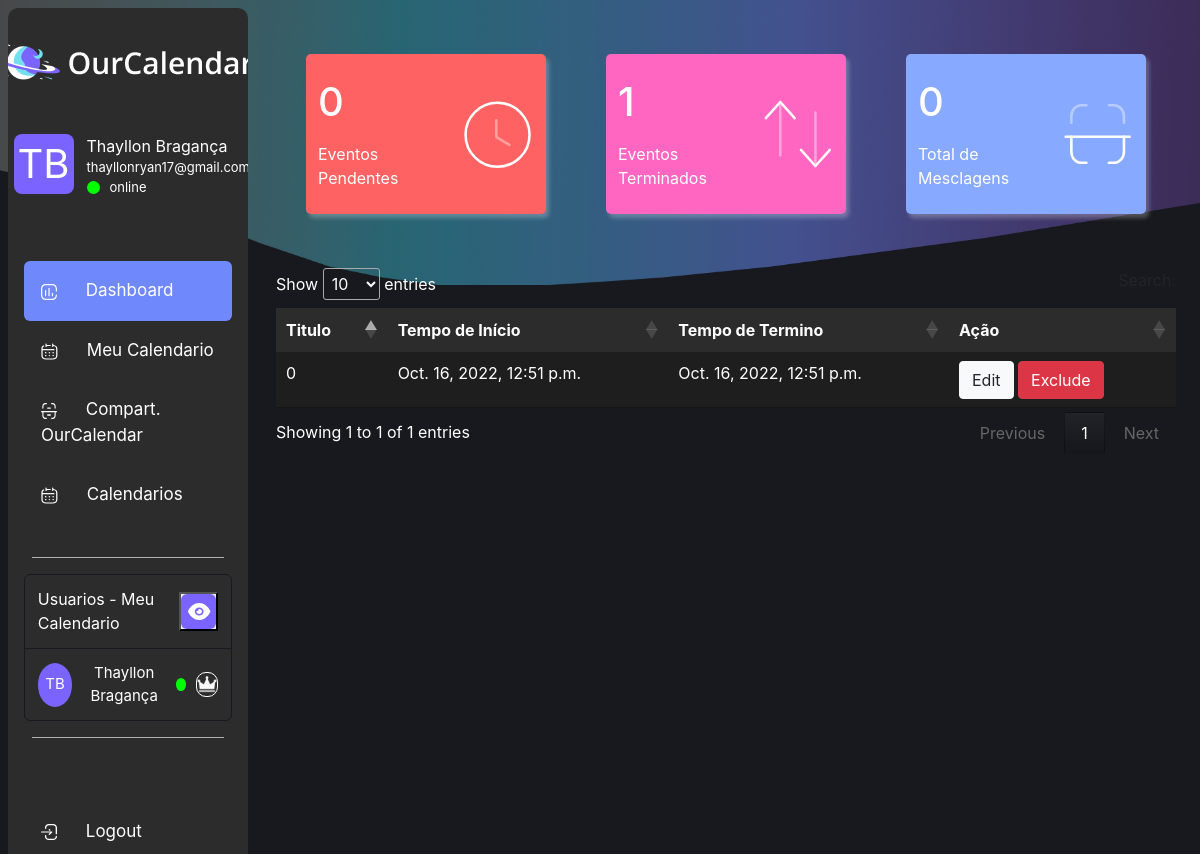
Before: /dashboard/ (signed in) with the older database file.
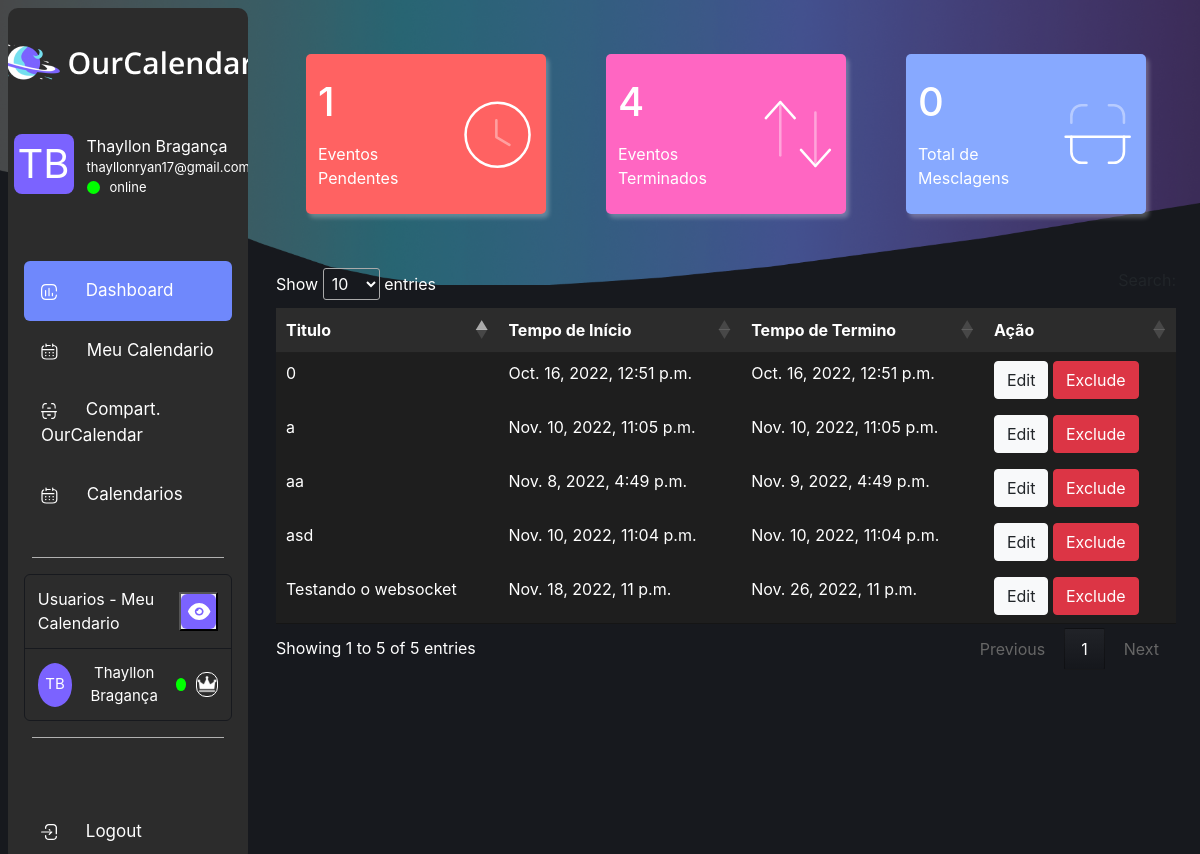
After: the same page with the newer database file.
### users/models.py (models this page shows)
class CustomUser(AbstractBaseUser, PermissionsMixin):
    first_name = models.CharField(blank=False, max_length=255)
    last_name = models.CharField(blank=False, max_length=255)
    email = models.EmailField(_('Email address'), unique=True)
    is_staff = models.BooleanField(default=False)
    is_active = models.BooleanField(default=True)
    date_joined = models.DateTimeField(default=timezone.now)
    USERNAME_FIELD = 'email'
    REQUIRED_FIELD = []
    objects = CustomUserManager()
    def __str__(self):
        return self.email

### ourcalendar/models.py (models this page shows, shortened)
class Events(models.Model):
    name = models.CharField(max_length=255)
    description = models.TextField()
    date_start = models.DateTimeField()
    date_end = models.DateTimeField()
    visible = models.BooleanField(default=True)
    calendar = models.ForeignKey(OurCalendar, on_delete=models.CASCADE)
    origim = models.ForeignKey(OurCalendar,  on_delete=models.CASCADE, related_name="+")
    unic_code = models.CharField(max_length=255, blank=True)
    access = models.CharField(max_length=255, choices=ACCESS, blank=False, null=False)

### ourcalendar/views/viewDashboard.py (the view, shortened to what this page needs)
# urls.py: path("dashboard/", views.TemplateDashboard.as_view(), name='dashboard'),
class TemplateDashboard(LoginRequiredMixin, View):
    template_name = 'template/dashboard.html'
    login_url = '/account/'
    def get(self, request, *args, **kwargs):
        calendar = OurCalendar.objects.get(user=request.user)
        qnt_events = len(Events.objects.filter(calendar=calendar, date_end__gte=datetime.datetime.now()))
        qnt_end = len(Events.objects.filter(calendar=calendar, date_end__lte=datetime.datetime.now()))
        events = Events.objects.filter(calendar=calendar)
        user_ = CustomUser.objects.get(email=request.user)
        picture_profile = user_.first_name[0]
        users = CalendarFollow.objects.all().prefetch_related("follower").filter(calendar = calendar).order_by('id')[:2]
        user_main = CustomUser.objects.get(email = calendar.user.email)
        users_list = []
        users_list.append({
                    "first_name": user_main.first_name,
                    "last_name": user_main.last_name,
                    "main": True,
                    })
        context = {
                    'user_info':user_,
                    "pictureProfile":picture_profile,
                    'merged':calendar.qnt_merge,
                    'active':qnt_events,
                    'ending':qnt_end,
                    'events': events,
                    "belongs":"Meu Calendario",
                    "users":users_list
                    }
        return render(request, self.template_name, context)

### templates/template/dashboard.html (shortened to what this page needs)
{% extends "base.html" %}
{% load static %}
{% load crispy_forms_tags %}
{% block pagestatic %}
    <link href='{% static "css/dashboard.css" %}' rel='stylesheet' />
{%  endblock %}
{% block content %}
    <div class="content-dashboard">
        <div class="display-info">
            <div class="card-item in-time">
                <div class="item-text">
                    <p><h1>{{active}}</h1></p>
                    <p>Eventos Pendentes</p>
                </div>
                <div class="item-icon">
                </div>
            </div>
            <div class="card-item out-time">
                <div class="item-text">
                    <p><h1>{{ending}}</h1></p>
                    <p>Eventos Terminados</p>
                </div>
                <div class="item-icon">
                </div>
            </div>
            <div class="card-item merged">
                <div class="item-text">
                    <p><h1>{{merged}}</h1></p>
                    <p>Total de Mesclagens</p>
                </div>
                <div class="item-icon">
                </div>
            </div>
        </div>
        <table id = "table" class = "table table-bordered">
            <thead class="head ">
                <tr>
                    <th>Titulo</th>
                    <th>Tempo de Início</th>
                    <th>Tempo de Termino</th>
                    <th>Ação</th>
                </tr>
            </thead>
            <tbody>
                {% for event in events %}
                <tr>
                    <td>{{event.name}}</td>
                    <td>{{event.date_start}}</td>
                    <td>{{event.date_end}}</td>
                    <td>
                        <button type="button" data-attr="edit" id="{{event.id}}" class="btn btn-light">Edit</button>
                        <button type="button" data-attr="exclude" id="{{event.id}}" class="btn btn-danger">Exclude</button>
                    </td>
                </tr>
                {% endfor %}
            </tbody>
        </table>
    </div>
{% endblock %}

### templates/base.html (shortened to what this page needs)
{% load static %}
{% url 'cart:home' as cart_url %}
<!DOCTYPE html>
<html lang="pt-BR">
<head>
    <link rel="stylesheet" href="https://cdn.jsdelivr.net/npm/bootstrap@4.6.0/dist/css/bootstrap.min.css">
    <link rel="stylesheet" href="{% static 'css/template.css' %}">
    <link href='{% static "lib/main.css" %}' rel='stylesheet' />
    <link rel="stylesheet" href="{% static 'css/style.css' %}">
    <link rel = "stylesheet" type = "text/css" href = "https://cdn.datatables.net/1.11.5/css/jquery.dataTables.min.css"/>
    {% block pagestatic %}
    {% endblock %}
</head>
<body>
    <div class="container-fluid d-flex container-main" style="background-image:url({% static 'img/rectangle.png' %}); background-size:100%; background-repeat:no-repeat;">
        <nav class="navbar-vertical">
            <div class="calendar-icon">
                <img src="{% static 'img/Calendar.png' %}" alt="" srcset="">
            </div>
            <div class="menu-profile">
                <div class="picture-profile">
                    {{user_info.first_name|make_list|first}}{{user_info.last_name|make_list|first}}
                </div>
                <div class="info-profile">
                    <ul>
                        <li>{{user_info.first_name}} {{user_info.last_name}}</li></li>
                        <li class="email">{{ user_info.email }}</li>
                        <li><div class="status-profile"></div>online</li>
                    </ul>
                </div>
            </div>
            <div class="menu-itens">
                <ul>
                    <a href="{% url 'ourcalendar:dashboard' %}">
                        <li class="">
                            Dashboard
                        </li>
                    </a>
                    <a href="{% url 'ourcalendar:template' %}">
                        <li class="">
                            Meu Calendario
                        </li>
                    </a>
                    <a href="{% url 'ourcalendar:share' %}">
                        <li>
                                Compart. OurCalendar
                        </li>
                    </a>
                    <a href="{% url 'ourcalendar:calendars' %}">
                        <li>
                                Calendarios
                        </li>
                    </a>
                </ul>
            </div>
            <div class="hr-style">
                <hr>
            </div>
            <div class="user-views">
                <div class="footer-user">
                    Usuarios - {{belongs}}
                    <button id="">
                        <div class="show-user">
                        </div>
                    </button>
                </div>
                {%for user in users%}
                <div class="info-user">
                    <div class="user-icon">
                        {{user.first_name|make_list|first}}{{user.last_name|make_list|first}}
                    </div>
                    {{user.first_name}}  {{user.last_name}} <div class="status-profile"></div>
                        <div class="merge">
                    </div>
                </div>
                {%endfor%}
            </div>
            <div class="hr-style">
                <hr>
            </div>
            <div class="menu-itens">
                <ul>
                    <a href="account/logout">
                        <li>
                            Logout
                        </li>
                    </a>
                </ul>
            </div>
        </nav>
        <div class="container-fluid content">
            {% block content %}
            {% endblock %}
        </div>
    </div>
</body>
</html>

### static/css/template.css (style rules this page uses)
* { padding: 0; margin: 0; box-sizing: border-box; }
:root { --light: #d8dbe0; --dark: #7A63FF; --link: rgb(27, 129, 112); --link-hover: rgb(24, 94, 82); }
body { position: relative; width: 100vw; height: 100vh; background: linear-gradient(123.71deg, #17191E 101.07%, #74E0EF 101.08%, rgba(116, 224, 239, 0.5) 101.09%, #74E0EF 101.09%); overflow:auto; }
.container-fluid { padding: 0; }
.container-main { position: relative; width: 100vw; height: 100vh; }
.navbar-vertical { position: fixed; background:#2C2C2C; width: 20vw; height: 100%; margin: 0.5em; border-radius: 10px; overflow:auto; overflow-x: hidden; }
.calendar-icon { width:100%; display: flex; justify-content: center; margin-top: 13%; }
.menu-profile { width: 100%; display: flex; justify-content: center; margin-top:20%; }
.picture-profile { width: 60px; height: 60px; background-color: #7B63FF; font-size: 40px; display: flex; justify-content: center; color: #FFFFFF; text-align: center; align-items: center; border-radius: 8px; margin-right:13px; }
.info-profile { width:65%; color: #FFFFFF; }
.info-profile ul { list-style-type: none; }
.email { font-size:13px; }
.info-profile ul li:last-child { display: flex; font-size:13px; align-items: center; }
.status-profile { width:13px; height:13px; background-color: rgb(0, 255, 0); border-radius:100%; margin-right: 10px; }
.menu-itens { width:100%; margin-top:20%; }
.menu-itens ul { color: #FFFFFF; list-style-type: none; font-size: 17px; padding: 0; }
.menu-itens a { color: white; text-decoration: none; }
.menu-itens ul li { padding:1em; margin-left: 1rem; margin-right: 1rem; border-radius: 6px; }
.active { background:#6F88FC; }
.menu-itens ul li svg { margin-right: 1.5rem; }
.hr-style { width: 100%; display: flex; justify-content: center; }
.hr-style hr { width: 80%; background:#dddd; }
.user-views { color:#FFFFFF; margin-left: 1rem; margin-right: 1rem; border-radius: 6px; border: #17191E 1px solid; }
.footer-user { border-bottom: #17191E 1px solid; padding: 0.8rem; display: flex; justify-content: space-between; align-items: center; }
.show-user { width: 35px; height: 35px; background:#7B63FF; border-radius: 6px; display: flex; justify-content: center; align-items: center }
.info-user { margin-left: 1rem; margin-right: 1rem; border-radius: 6px; display: flex; justify-content: space-between; text-align: center; font-size: 15px; align-items: center; margin: 0.8rem; }
.user-icon { background:#7B63FF; width:44px; height: 44px; border-radius: 100%; display: flex; justify-content: center; text-align: center; align-items: center; font-size: 15px; }
.merge { border:#FFFFFF 1px solid; width: 15%; border-radius: 10px; }
.content { margin-left: 23%; margin-right: 2%; }

### static/css/dashboard.css (style rules this page uses)
.content-dashboard { width: 100%; height: 100%; margin-top: 6%; }
.display-info { width: 100%; height: 20%; display: flex; flex-direction: row; justify-content: space-around; margin-bottom: 6%; }
.card-item { width: calc(80%/3); height: 100%; display: flex; border-radius: 5px; justify-content: center; align-items: center; }
.card-item .item-text { color: white; width: 60%; padding-left: 5%; }
.card-item .item-icon { width: 40%; display: flex; justify-content: center; align-items: center; }
.card-item .item-icon svg { width: 70%; }
.in-time { background: #FF6262; box-shadow: 3px 4px 4px rgba(255, 255, 255, 0.25); }
.out-time { background: #FF66C2; box-shadow: 3px 4px 4px rgba(255, 255, 255, 0.25); }
.merged { background: #87A9FF; box-shadow: 3px 4px 4px rgba(255, 255, 255, 0.25); }
.table { color: white; background: linear-gradient(180deg, #1E1E1E 99.99%, rgba(0, 0, 0, 0.57) 100%); border: none; }
.head { background: #2C2C2C; }
.table tr th, td { border: none; }
tbody tr td { background: linear-gradient(180deg, #1E1E1E 99.99%, rgba(0, 0, 0, 0.57) 100%); border: none !important; }

Changed rows visible on the page:
added Events: name "aa", date_start "Nov. 8, 2022, 4:49 p.m.", date_end "Nov. 9, 2022, 4:49 p.m."
added Events: name "Testando o websocket", date_start "Nov. 18, 2022, 11 p.m.", date_end "Nov. 26, 2022, 11 p.m."
added Events: name "asd", date_start "Nov. 10, 2022, 11:04 p.m.", date_end "Nov. 10, 2022, 11:04 p.m."
added Events: name "a", date_start "Nov. 10, 2022, 11:05 p.m.", date_end "Nov. 10, 2022, 11:05 p.m."
Other visible differences:
text written by a page script: "Show entries Showing 1 to 1 of 1 entries Previous 1 Next" → "Show entries Showing 1 to 5 of 5 entries Previous 1 Next"
{{ active }}: "0" → "1"
{{ ending }}: "1" → "4"
